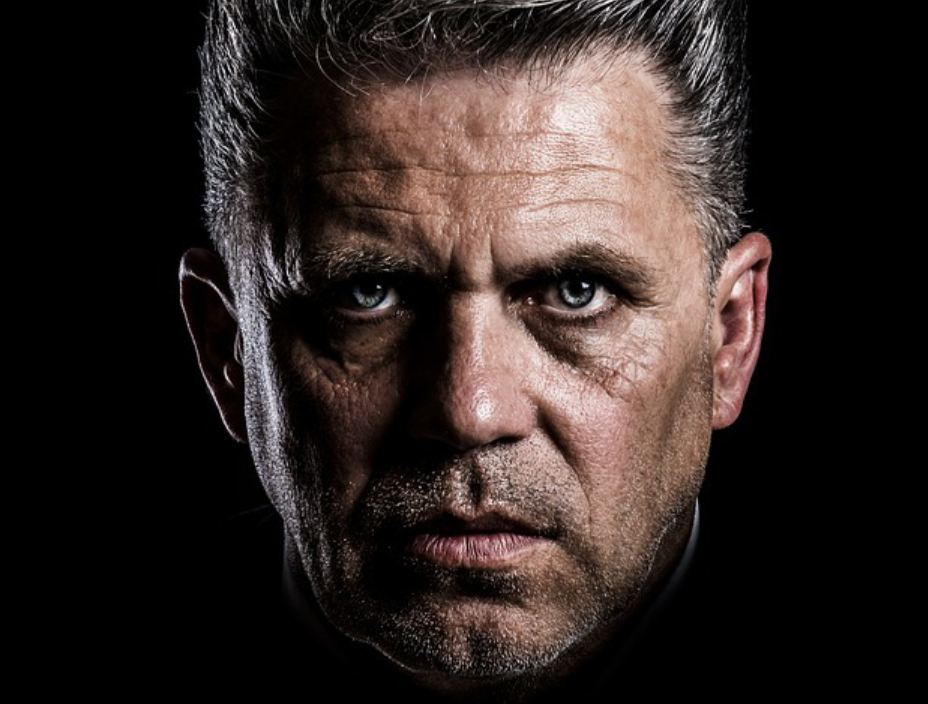
#> input picture oficina_1/img_man.png, 928 x 704 px
$ python 1.py
#> lines starting #> are read from the running program, lines starting #| are printed output that depends on the picture
import matplotlib.pyplot as plt
import numpy as np
import cv2


def image_blending(img1, img2, alpha):
    assert img2.shape == img1.shape
    img_blend = alpha * img1 + (1 - alpha) * img2
    return img_blend.astype("uint8")


img1 = cv2.imread("./img_man.png")
#> img1 is the input picture: shape (704, 928, 3); mean B, G, R 35.4, 38.3, 48
print("Shape img1", img1.shape)
#| Shape img1 (704, 928, 3)


img2 = cv2.imread("./img_lion.png")
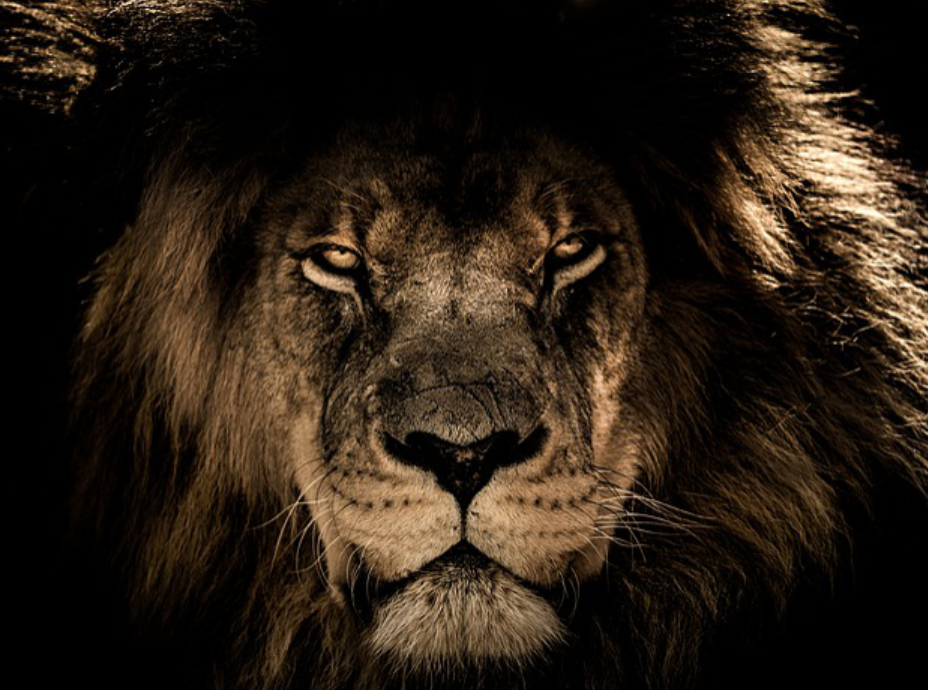
#> input picture oficina_1/img_lion.png, 928 x 690 px
#> img2 is the input picture: shape (690, 928, 3); mean B, G, R 20, 30.5, 41.3
print("Shape img2", img2.shape)
#| Shape img2 (690, 928, 3)

img2 = cv2.resize(img2, [928, 704])
#> img2: shape (704, 928, 3)
print("Shape img2", img2.shape)
#| Shape img2 (704, 928, 3)
plt.figure()
plt.imshow(img1[:,:,::-1])
plt.show()

blended_image = image_blending(img1, img2, 0.5)
#> in image_blending, `img_blend = alpha * img1 + (1 - alpha) * img2`:
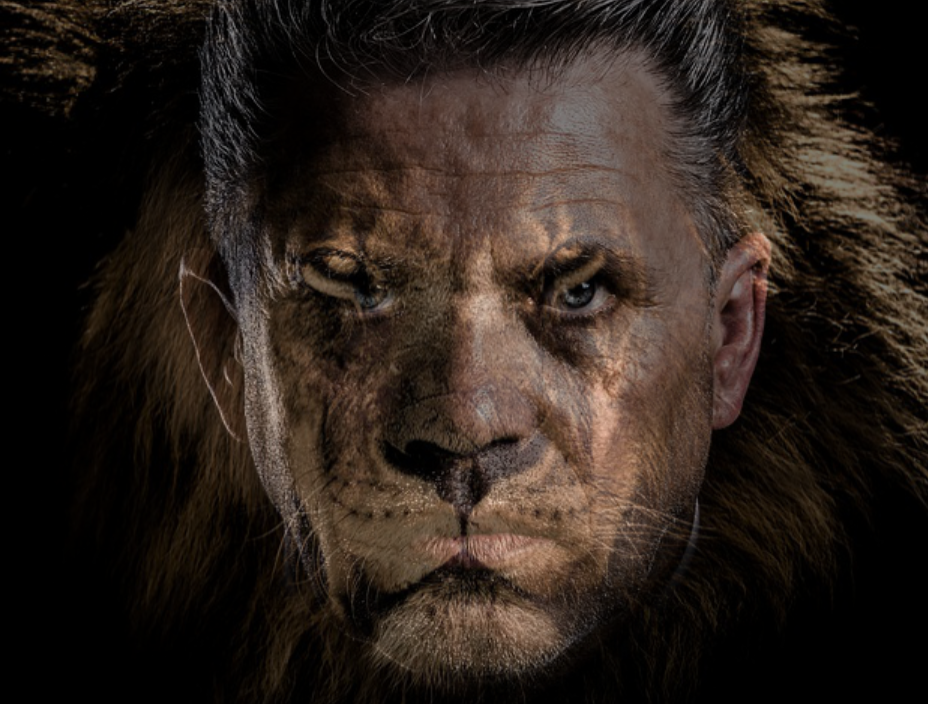
#> img_blend: shape (704, 928, 3) float64; mean B, G, R 27.7, 34.3, 44.6
cv2.imwrite("blended_image.png", blended_image)
